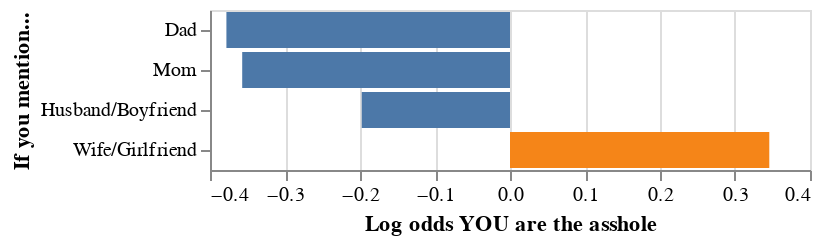

Source (notebook cell):
### Code cell
import altair as alt

# Specify the font - comment out if you do not have this font installed on your system
def brandon():
    font = "Brandon Grotesque"
    
    return {
        "config" : {
             "title": {'font': font},
             "axis": {
                  "labelFont": font,
                  "titleFont": font
             },
             "header": {
                  "labelFont": font,
                  "titleFont": font
             },
             "legend": {
                  "labelFont": font,
                  "titleFont": font
             }
        }
    }

alt.themes.register('brandon',brandon)
alt.themes.enable('brandon')

chart = alt.Chart(odds_df).mark_bar().encode(
    x=alt.X('LogOdds', axis=alt.Axis(title="Log odds YOU are the asshole")),
    y=alt.Y('Who',sort ="x",axis=alt.Axis(title="If you mention...")),
    color = alt.Color('direction',legend=None)
)
chart

### Figure 1 — Vega-Lite specification as saved in the notebook (floating-point values rounded to 4 significant figures)
{"config": {"title": {"font": "Brandon Grotesque"}, "axis": {"labelFont": "Brandon Grotesque", "titleFont": "Brandon Grotesque"}, "header": {"labelFont": "Brandon Grotesque", "titleFont": "Brandon Grotesque"}, "legend": {"labelFont": "Brandon Grotesque", "titleFont": "Brandon Grotesque"}}, "data": {"name": "data-38a579f476b70cb76ecff637f7a6ed49"}, "mark": "bar", "encoding": {"color": {"type": "nominal", "field": "direction", "legend": null}, "x": {"type": "quantitative", "axis": {"title": "Log odds YOU are the asshole"}, "field": "LogOdds"}, "y": {"type": "nominal", "axis": {"title": "If you mention..."}, "field": "Who", "sort": "x"}}, "$schema": "https://vega.github.io/schema/vega-lite/v4.0.2.json", "datasets": {"data-38a579f476b70cb76ecff637f7a6ed49": [{"Who": "Mom", "LogOdds": -0.3571, "direction": false}, {"Who": "Dad", "LogOdds": -0.3781, "direction": false}, {"Who": "Wife/Girlfriend", "LogOdds": 0.3457, "direction": true}, {"Who": "Husband/Boyfriend", "LogOdds": -0.1977, "direction": false}]}}
